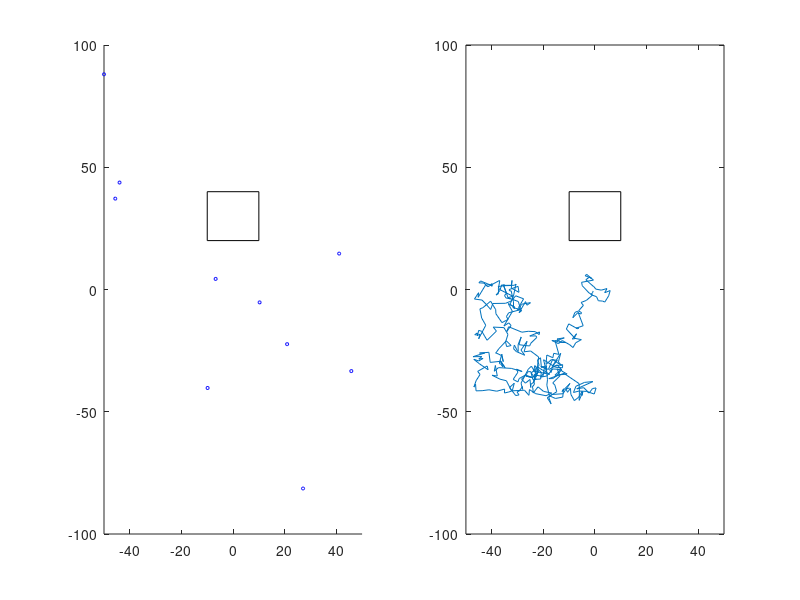

MATLAB code for this plot:
function [varargout] = SimpleDiffusion(varargin)
format compact;format short;close all;
scsz = get(0,'ScreenSize');



% USER ENTERED VALUES
NSteps = 400;			% number of steps (loop time)
Ndots = 10;			% number of particles
Scale = 1/10;			% scale of model (life:model)
TimeStep = 1000;		% time step (ms)
Delay = .01;			% slow animation rate by X%
XYZSize = [10 20];		% size of enclosure (XY in µm)
DiffRateA = 0.2;		% diffusion rate coefficient A
DiffRateB = 0.1;		% diffusion rate coefficient B


% BASE DIFFUSION RATES EQUATIONS
Sc = Scale;		% scale of model (life:model)
t = TimeStep/1000;	% time step (ms)
dm = 2;			% dimensions
Da = DiffRateA*t/Sc;	% Diffusion Rate A (D = L² / 2d*t)
Db = DiffRateB*t/Sc;	% Diffusion Rate B
Dr = Da/Db;		% Ratio of Da:Ds (1/Ls)^2;
Dn = Da/Dr;		% new D after scaling L
k = sqrt(dm*Da);	% stdev of D's step size distribution
L = sqrt(2*dm*Da);	% average diagonal (2D) step size
Lx = L/sqrt(2);		% average linear (1D) step size
Ls = 1/sqrt(Dr);	% scales Lx values for Dn
MSD = 2*dm*Da;		% mean squared displacement


XYZL = zeros(3,Ndots);		% XYZ particle locations
XYZS = zeros(3,Ndots);		% XYZ step sizes

XYZSize = XYZSize./Scale;	% scale enclosures 
XWIDE = XYZSize(1)/2;		% half X enclosure size (will double below)
YHIGH = XYZSize(2)/2;		% half X enclosure size (will double below)
BOX = [-1 2 2 2] ./Scale;	% special area location [X Y W H]


%===========================================%
for Nt = 1:NSteps 

	XYZS = (k * randn(3,Ndots));	% generates step sizes
	XYZL = XYZL+XYZS;		% adds step to location
	XYZLp(:,Nt) = XYZL(:,1);	% save step of first dot (for trace)

	% Keep everything inside enclosure  %
	[XYZL] = ENCLOSE(Nt,XYZL,XWIDE,YHIGH,Ndots);

	% Plot live diffusion
	MAINPLOT(Nt,XYZL,XWIDE,YHIGH,BOX);
	TRACEDOT(Nt,XYZLp,XWIDE,YHIGH,BOX);

pause(Delay);
if mod(Nt,100)==0;Nt 
end;
end % for Nt = 1:Nsteps 
%===========================================%


%===============================%
varargout = {XYZLp}; % export traced particle location
end
%===============================%




function [XYZL] = ENCLOSE(Nt,XYZL,XWIDE,YHIGH,Ndots)

	for j = 1:Ndots 
		if XYZL(1,j)>(XWIDE) || XYZL(1,j)<(-XWIDE)
			XYZL(1,j) = sign(XYZL(1,j))*(XWIDE);
		elseif XYZL(2,j)>(YHIGH) || XYZL(2,j)<(-YHIGH)
			XYZL(2,j) = sign(XYZL(2,j))*(YHIGH);
		end
	end

end


%-------------------------------------------%
% PLOT Particle Motion
%-------------------------------------------%
function [] = MAINPLOT(Nt,XYZL,XWIDE,YHIGH,BOX)
%-------------------------------------------%
xlim = [-XWIDE XWIDE]; ylim = [-YHIGH YHIGH];
%---

figure(1)
hold off;
subplot(1,2,1), 
scatter(XYZL(1,:),XYZL(2,:),5,[0 0 1]);
axis([xlim, ylim]);
rectangle('Position',BOX)
hold off;


%=================================%
%           3D PLOT
%---------------------------------%
%{
%=================================%
%           3D PLOT
%---------------------------------%
%     MAIN DOTS
%----------------------%
if do3DPLOT
figure(1);
subplot(5,5,[1 7]), 
%gscatter(GluR2xyl(1,:),GluR2xyl(2,:)); view(20, 30);
scatter3(GluR2xyl(1,:),GluR2xyl(2,:),G2Z(:),'.'), view(20, 30)
axis normal;
grid off
axis([xlim, ylim, zlim]);
set(gca, 'Box', 'on');
set(gca,'xticklabel',[])
set(gca,'yticklabel',[])
%-------%
%}
% if Nt == 201; keyboard; end
%=================================%

end




%-------------------------------------------%
% TRACEDOT
%-------------------------------------------%
function [] = TRACEDOT(Nt,XYZLp,XWIDE,YHIGH,BOX)
%-------------------------------------------%
xlim = [-XWIDE XWIDE]; ylim = [-YHIGH YHIGH];
%---

figure(1)
subplot(1,2,2), 
plot( XYZLp(1,:), XYZLp(2,:) );
axis([xlim, ylim]);
rectangle('Position',BOX)
hold on;
%---

end


%=================================%
%           3D PLOT
%---------------------------------%
function [] = PLOT3D(Nt,XYZL,XWIDE,YHIGH)
%-------------------------------------------%
xlim = [-XWIDE XWIDE]; ylim = [-YHIGH YHIGH];
%---

figure(1)
hold off;
subplot(1,2,1), 
scatter3(XYZL(1,:),XYZL(2,:),5,[0 0 1]);
axis normal;
grid off
axis([xlim, ylim, zlim]);
set(gca, 'Box', 'on');
set(gca,'xticklabel',[])
set(gca,'yticklabel',[])

end





